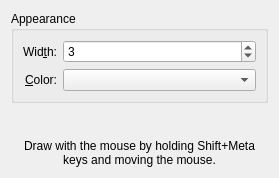
<?xml version="1.0" encoding="UTF-8"?>
<ui version="4.0">
 <class>KWin::MouseMarkEffectConfigForm</class>
 <widget class="QWidget" name="KWin::MouseMarkEffectConfigForm">
  <property name="geometry">
   <rect>
    <x>0</x>
    <y>0</y>
    <width>279</width>
    <height>178</height>
   </rect>
  </property>
  <layout class="QVBoxLayout">
   <item>
    <widget class="QGroupBox" name="groupBox">
     <property name="title">
      <string>Appearance</string>
     </property>
     <layout class="QGridLayout" name="gridLayout">
      <item row="1" column="0">
       <widget class="QLabel" name="label">
        <property name="text">
         <string>Wid&amp;th:</string>
        </property>
        <property name="alignment">
         <set>Qt::AlignRight|Qt::AlignTrailing|Qt::AlignVCenter</set>
        </property>
        <property name="buddy">
         <cstring>kcfg_LineWidth</cstring>
        </property>
       </widget>
      </item>
      <item row="2" column="0">
       <widget class="QLabel" name="label_2">
        <property name="text">
         <string>&amp;Color:</string>
        </property>
        <property name="alignment">
         <set>Qt::AlignRight|Qt::AlignTrailing|Qt::AlignVCenter</set>
        </property>
        <property name="buddy">
         <cstring>kcfg_Color</cstring>
        </property>
       </widget>
      </item>
      <item row="2" column="1">
       <widget class="KColorCombo" name="kcfg_Color">
        <property name="sizePolicy">
         <sizepolicy hsizetype="Expanding" vsizetype="Fixed">
          <horstretch>0</horstretch>
          <verstretch>0</verstretch>
         </sizepolicy>
        </property>
       </widget>
      </item>
      <item row="1" column="1">
       <widget class="KPluralHandlingSpinBox" name="kcfg_LineWidth">
        <property name="minimum">
         <number>1</number>
        </property>
        <property name="maximum">
         <number>10</number>
        </property>
        <property name="value">
         <number>3</number>
        </property>
       </widget>
      </item>
     </layout>
    </widget>
   </item>
   <item>
    <widget class="KShortcutsEditor" name="editor">
      <property name="actionTypes">
        <enum>KShortcutsEditor::GlobalAction</enum>
      </property>
    </widget>
   </item>
   <item>
    <widget class="QLabel" name="label_3">
     <property name="text">
      <string>Draw with the mouse by holding Shift+Meta keys and moving the mouse.</string>
     </property>
     <property name="alignment">
      <set>Qt::AlignCenter</set>
     </property>
     <property name="wordWrap">
      <bool>true</bool>
     </property>
    </widget>
   </item>
  </layout>
 </widget>
 <customwidgets>
  <customwidget>
   <class>KColorCombo</class>
   <extends>QComboBox</extends>
   <header>kcolorcombo.h</header>
  </customwidget>
  <customwidget>
   <class>KShortcutsEditor</class>
   <extends>QWidget</extends>
   <header>kshortcutseditor.h</header>
   <container>1</container>
  </customwidget>
  <customwidget>
   <class>KPluralHandlingSpinBox</class>
   <extends>QSpinBox</extends>
   <header>kpluralhandlingspinbox.h</header>
  </customwidget>
 </customwidgets>
 <resources/>
 <connections/>
</ui>
